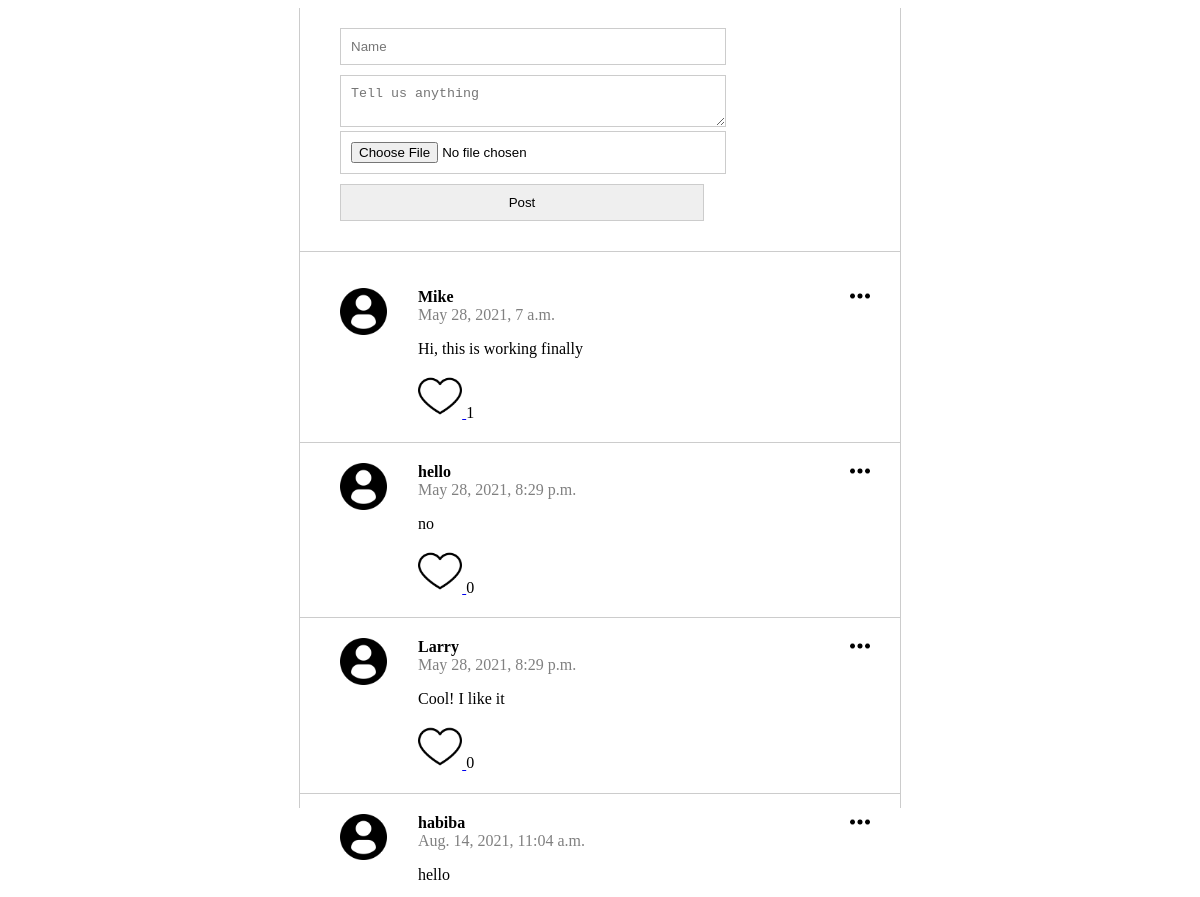
Before: / (upper part) with the older database file.
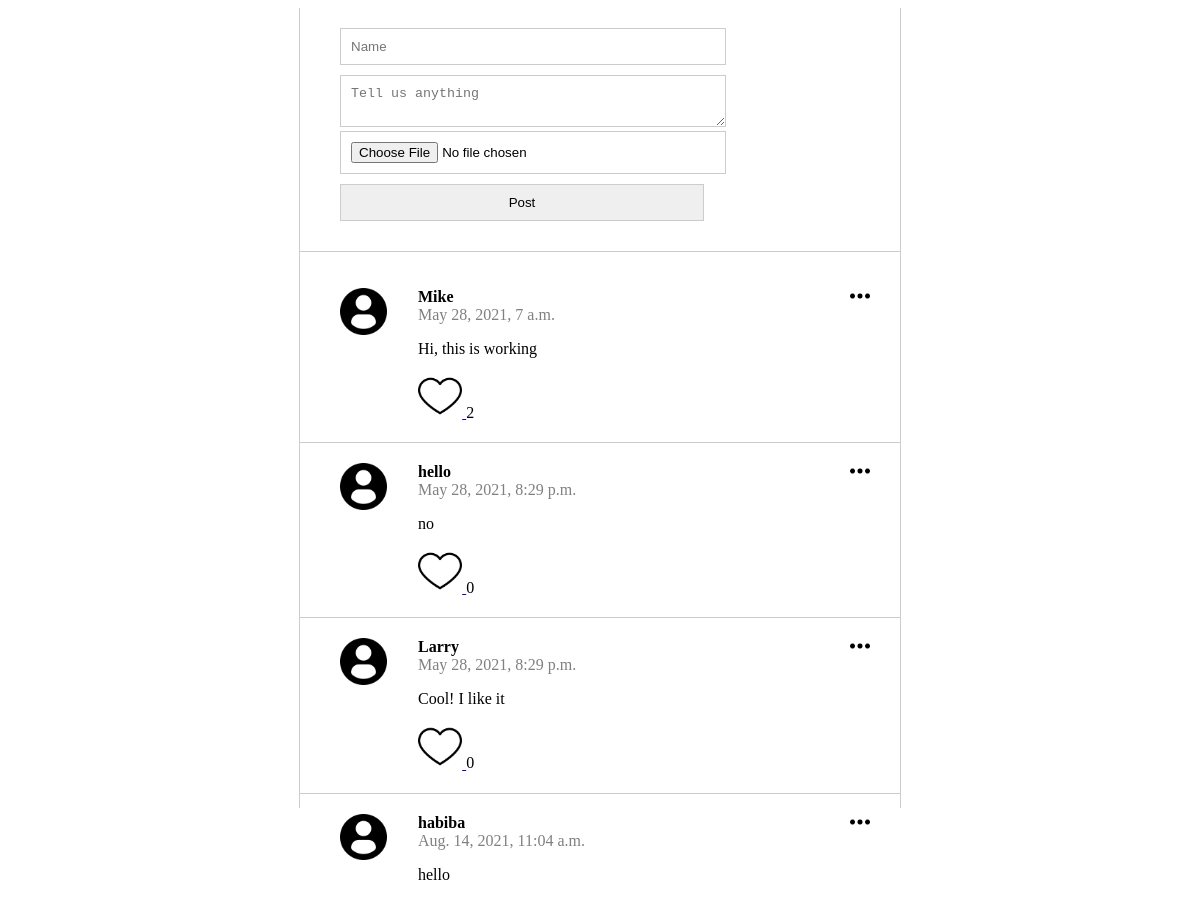
After: the same page with the newer database file.
### posts/models.py (models this page shows)
class Post(models.Model):
    class Meta(object):
        db_table = 'post'
    name = models.CharField(
        'Name' , blank=False, null=False, max_length=14, db_index=True, default='Anonymous'
    )
    body = models.CharField(
    'Body' , blank=True, null=True, max_length=140, db_index=True
    )
    image = CloudinaryField (
        'image' , blank=True
    )
    like_count=models.PositiveIntegerField (
        'like_count' , default=0 , blank=True
    )
    created_at = models.DateTimeField(
        'Created DateTime', blank=True, auto_now_add=True
    )

### posts/views.py (the view, shortened to what this page needs)
# urls.py: path('', views.index, name='index'),
def index(request):
    posts = Post.objects.all().order_by('created_at')[:20]
    return render(request, 'posts.html',{'posts': posts})

### templates/posts.html (shortened to what this page needs)
{% extends "base.html" %} {% block content %} {% load static %}
<section class="content">
   <section class="post_form">
       <form action="/" method="POST" enctype="multipart/form-data" >
        <input type="text" name="name" placeholder="Name" required>
        <textarea name="body" placeholder="Tell us anything" required></textarea>
        <input type ="file" name="image"/>
        <input type="submit" value="Post" />
        </form>
   </section>
   <section class="posts">
       {%if tweets.count == 0 %}
       <p class="p-3">There is no tweet now</p>
       {% else %}
    <ul>
         {% for post in posts %}
        <li>
            <img class="menu_icon js-menu-icon" src="{% static 'img/menu.png' %}" />
            <div class="logo">
             <img src="{%static 'img/profile-user.png' %}" />
            </div>
            <div class="name_body">
                <div class="name">{{ post.name }}</div>
                <div class="datetime">{{ post.created_at }}</div>
                <p>{{ post.body }}</p>
                <div>
                    <a href="/like/{{ post.id }}/"><img src="{%static 'img/heart.png' %}" width=10%/> </a>
                    {{post.like_count}}
                </div>
            </div>
        </li>
        {% endfor %}
    </ul>
    {% endif %}
    </section>
</section>
{% endblock %}

### templates/base.html (shortened to what this page needs)
<!DOCTYPE html>
<html lang="en">
<head>
    {% load static %}
    <link href="{% static 'css/style.css' %}"   rel="stylesheet" />
</head>
<body>
    {%block content%}   {{content}}  {%endblock%}
</body>
</html>

### static/css/style.css (style rules this page uses)
html, body { height: 100%; }
.content { max-width: 600px; height: 100%; margin: 0 auto; border-left: 1px solid #ccc; border-right: 1px solid #ccc; }
.post_form { padding: 20px 40px; border-bottom: 1px solid #ccc; }
.post_form input { width: 70%; margin-bottom: 10px; padding: 10px; border:1px solid #ccc; }
.post_form textarea { width:70%; padding: 10px; border: 1px solid #ccc; }
.posts ul { padding: 0; }
.posts li { position: relative; display: flex; border-bottom: 1px solid #ccc; padding: 20px 40px; list-style: none; }
.posts li .menu_icon { width: 20px; position: absolute; right: 30px; top: 18px; }
.posts li .logo { flex-basis: 15%; }
.posts li .logo img { width: 60%; }
.posts li .name_body { flex-basis: 85%; }
.posts li .name_body .name { font-weight: bold; }
.posts li .name_body .datetime { color: gray; }

Changed rows visible on the page:
changed Post "Mike": body "Hi, this is working finally" → "Hi, this is working"; like_count "1" → "2"
